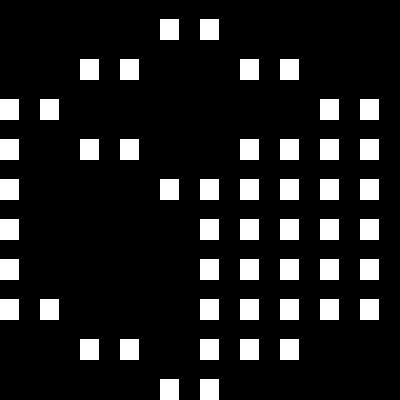

Tiled map render using the project's own tile images. Description and the map definition, with tile-layer contents summarised, below:
An orthogonal 10x10 tile map with 40x40 px tiles, 1 tile layer (Layer 1).

<map version="1.0" orientation="orthogonal" width="10" height="10" tilewidth="40" tileheight="40">
 <tileset firstgid="1" name="texture" tilewidth="40" tileheight="40" spacing="4" margin="4">
  <image source="texture.png" />
 </tileset>
 <layer name="Layer 1" width="10" height="10">
  <data>[100 cells, 50 non-empty, 1 distinct tile ids]</data>
 </layer>
</map>
